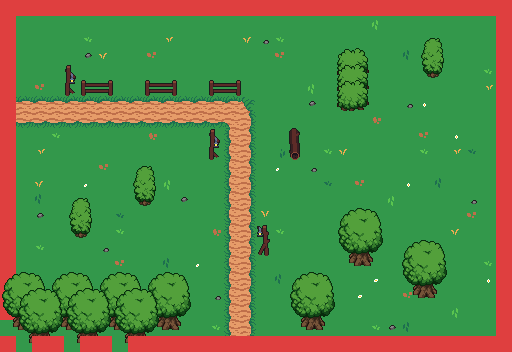

A level layout from a 2D game, rendered from its tile map. Below: a short description, then the map file with its tile-grid data intact:
An orthogonal 32x22 tile map with 16x16 px tiles, 3 tile layers (Ground, Path, Collideables), 3 tilesets.

<map version="1.10" tiledversion="1.10.1" orientation="orthogonal" renderorder="right-down" width="32" height="22" tilewidth="16" tileheight="16" infinite="0" nextlayerid="4" nextobjectid="1">
 <tileset firstgid="1" source="../test/ground.tsx" />
 <tileset firstgid="22" source="../test/collideables.tsx" />
 <tileset firstgid="33" source="../test/path.tsx" />
 <layer id="1" name="Ground" width="32" height="22">
  <data encoding="csv">
1,1,1,1,1,1,1,1,1,1,1,1,1,1,1,1,1,1,1,1,1,1,1,1,1,1,1,1,1,1,1,1,
1,1,1,1,1,1,1,1,1,1,1,1,1,1,1,1,1,1,1,1,1,1,1,5,1,1,1,1,1,1,1,1,
1,1,1,1,1,4,1,1,1,1,13,1,1,1,1,12,20,4,1,1,1,1,1,1,1,1,1,1,1,1,1,1,
1,1,1,1,1,19,12,1,1,2,1,1,1,1,1,1,1,2,1,1,1,1,1,1,1,8,1,1,1,1,1,1,
1,1,1,1,1,1,1,1,1,1,1,1,1,1,1,1,1,1,1,1,1,1,7,1,1,1,1,1,1,1,4,1,
1,1,2,1,1,1,1,1,1,1,1,1,1,1,1,1,1,1,1,5,1,1,1,1,1,1,1,1,1,1,13,1,
8,1,1,1,1,1,1,1,1,1,17,1,4,1,1,1,1,1,1,19,1,1,1,1,1,20,18,1,1,1,1,1,
1,1,1,1,1,1,1,1,1,1,1,1,1,1,1,1,1,1,1,1,1,1,1,3,1,1,1,1,1,1,1,1,
1,1,1,4,1,1,1,1,1,3,1,1,1,1,1,1,1,1,1,1,1,1,1,1,1,1,2,1,18,1,1,1,
1,1,13,1,1,1,1,1,1,1,1,1,1,1,2,19,1,9,1,1,4,12,1,1,1,1,4,1,13,7,1,1,
1,1,1,1,1,1,2,1,1,1,1,1,1,1,1,1,1,17,1,20,1,1,1,1,1,1,1,1,1,1,1,1,
1,1,12,1,1,17,1,1,1,1,5,1,1,1,4,1,1,1,1,1,7,1,2,1,1,18,1,8,1,1,1,1,
1,1,8,1,1,1,1,1,1,1,1,19,1,1,1,1,1,1,1,1,1,1,1,1,5,1,1,1,1,20,1,1,
1,1,19,1,1,1,1,7,1,1,1,1,1,1,1,1,11,1,1,1,1,1,1,1,1,1,1,1,1,2,1,1,
1,1,1,1,1,1,1,4,1,1,1,1,1,3,1,10,14,4,1,1,1,1,1,1,1,1,1,1,12,1,1,1,
1,1,4,1,1,1,20,1,1,1,1,1,1,1,7,1,1,1,1,1,1,1,1,1,1,1,1,1,1,1,1,1,
1,1,1,1,1,1,1,2,1,1,8,1,17,1,1,1,1,1,1,1,1,1,1,1,1,1,1,1,1,1,4,1,
1,1,1,1,1,1,1,1,1,1,1,1,1,1,1,1,1,8,1,1,1,1,1,16,1,1,1,1,1,1,18,1,
1,1,1,1,1,1,1,1,1,1,1,1,1,20,12,2,1,1,1,1,1,1,16,1,1,2,1,1,1,1,1,1,
1,1,1,1,1,1,1,1,1,1,1,1,1,1,1,1,1,1,1,1,1,1,1,1,1,1,1,1,5,1,1,1,
1,1,1,1,1,1,1,1,1,1,1,1,1,4,1,1,1,1,1,1,1,1,1,4,19,8,1,1,1,1,1,1,
1,1,1,1,1,1,1,1,1,1,1,1,1,1,1,1,1,1,1,1,1,1,1,1,1,1,1,1,1,1,1,1
</data>
 </layer>
 <layer id="3" name="Path" width="32" height="22">
  <data encoding="csv">
0,0,0,0,0,0,0,0,0,0,0,0,0,0,0,0,0,0,0,0,0,0,0,0,0,0,0,0,0,0,0,0,
0,0,0,0,0,0,0,0,0,0,0,0,0,0,0,0,0,0,0,0,0,0,0,0,0,0,0,0,0,0,0,0,
0,0,0,0,0,0,0,0,0,0,0,0,0,0,0,0,0,0,0,0,0,0,0,0,0,0,0,0,0,0,0,0,
0,0,0,0,0,0,0,0,0,0,0,0,0,0,0,0,0,0,0,0,0,0,0,0,0,0,0,0,0,0,0,0,
0,0,0,0,0,0,0,0,0,0,0,0,0,0,0,0,0,0,0,0,0,0,0,0,0,0,0,0,0,0,0,0,
0,0,0,0,0,0,0,0,0,0,0,0,0,0,0,0,0,0,0,0,0,0,0,0,0,0,0,0,0,0,0,0,
0,0,0,0,0,0,0,0,0,0,0,0,0,0,0,0,0,0,0,0,0,0,0,0,0,0,0,0,0,0,0,0,
34,0,34,0,34,0,34,0,34,0,34,0,34,0,35,0,0,0,0,0,0,0,0,0,0,0,0,0,0,0,0,0,
0,0,0,0,0,0,0,0,0,0,0,0,0,0,0,0,0,0,0,0,0,0,0,0,0,0,0,0,0,0,0,0,
0,0,0,0,0,0,0,0,0,0,0,0,0,0,38,0,0,0,0,0,0,0,0,0,0,0,0,0,0,0,0,0,
0,0,0,0,0,0,0,0,0,0,0,0,0,0,0,0,0,0,0,0,0,0,0,0,0,0,0,0,0,0,0,0,
0,0,0,0,0,0,0,0,0,0,0,0,0,0,38,0,0,0,0,0,0,0,0,0,0,0,0,0,0,0,0,0,
0,0,0,0,0,0,0,0,0,0,0,0,0,0,0,0,0,0,0,0,0,0,0,0,0,0,0,0,0,0,0,0,
0,0,0,0,0,0,0,0,0,0,0,0,0,0,38,0,0,0,0,0,0,0,0,0,0,0,0,0,0,0,0,0,
0,0,0,0,0,0,0,0,0,0,0,0,0,0,0,0,0,0,0,0,0,0,0,0,0,0,0,0,0,0,0,0,
0,0,0,0,0,0,0,0,0,0,0,0,0,0,38,0,0,0,0,0,0,0,0,0,0,0,0,0,0,0,0,0,
0,0,0,0,0,0,0,0,0,0,0,0,0,0,0,0,0,0,0,0,0,0,0,0,0,0,0,0,0,0,0,0,
0,0,0,0,0,0,0,0,0,0,0,0,0,0,38,0,0,0,0,0,0,0,0,0,0,0,0,0,0,0,0,0,
0,0,0,0,0,0,0,0,0,0,0,0,0,0,0,0,0,0,0,0,0,0,0,0,0,0,0,0,0,0,0,0,
0,0,0,0,0,0,0,0,0,0,0,0,0,0,38,0,0,0,0,0,0,0,0,0,0,0,0,0,0,0,0,0,
0,0,0,0,0,0,0,0,0,0,0,0,0,0,0,0,0,0,0,0,0,0,0,0,0,0,0,0,0,0,0,0,
0,0,0,0,0,0,0,0,0,0,0,0,0,0,38,0,0,0,0,0,0,0,0,0,0,0,0,0,0,0,0,0
</data>
 </layer>
 <layer id="2" name="Collideables" width="32" height="22">
  <data encoding="csv">
32,32,32,32,32,32,32,32,32,32,32,32,32,32,32,32,32,32,32,32,32,32,32,32,32,32,32,32,32,32,32,32,
32,0,0,0,0,0,0,0,0,0,0,0,0,0,0,0,0,0,0,0,0,0,0,0,0,0,0,0,0,0,0,32,
32,0,0,0,0,0,0,0,0,0,0,0,0,0,0,0,0,0,0,0,0,0,0,0,0,0,0,0,0,0,0,32,
32,0,0,0,0,0,0,0,0,0,0,0,0,0,0,0,0,0,0,0,0,0,0,0,0,0,0,0,0,0,0,32,
32,0,0,0,0,0,0,0,0,0,0,0,0,0,0,0,0,0,0,0,0,29,0,0,0,0,30,0,0,0,0,32,
32,0,0,0,25,24,0,0,0,24,0,0,0,24,0,0,0,0,0,0,0,29,0,0,0,0,0,0,0,0,0,32,
32,0,0,0,0,0,0,0,0,0,0,0,0,0,0,0,0,0,0,0,0,29,0,0,0,0,0,0,0,0,0,32,
32,0,0,0,0,0,0,0,0,0,0,0,0,0,0,0,0,0,0,0,0,0,0,0,0,0,0,0,0,0,0,32,
32,0,0,0,0,0,0,0,0,0,0,0,0,0,0,0,0,0,0,0,0,0,0,0,0,0,0,0,0,0,0,32,
32,0,0,0,0,0,0,0,0,0,0,0,0,25,0,0,0,0,28,0,0,0,0,0,0,0,0,0,0,0,0,32,
32,0,0,0,0,0,0,0,0,0,0,0,0,0,0,0,0,0,0,0,0,0,0,0,0,0,0,0,0,0,0,32,
32,0,0,0,0,0,0,0,0,0,0,0,0,0,0,0,0,0,0,0,0,0,0,0,0,0,0,0,0,0,0,32,
32,0,0,0,0,0,0,0,30,0,0,0,0,0,0,0,0,0,0,0,0,0,0,0,0,0,0,0,0,0,0,32,
32,0,0,0,0,0,0,0,0,0,0,0,0,0,0,0,0,0,0,0,0,0,0,0,0,0,0,0,0,0,0,32,
32,0,0,0,30,0,0,0,0,0,0,0,0,0,0,0,0,0,0,0,0,0,0,0,0,0,0,0,0,0,0,32,
32,0,0,0,0,0,0,0,0,0,0,0,0,0,0,0,27,0,0,0,0,0,0,0,0,0,0,0,0,0,0,32,
32,0,0,0,0,0,0,0,0,0,0,0,0,0,0,0,0,0,0,0,0,22,0,0,0,0,0,0,0,0,0,32,
32,0,0,0,0,0,0,0,0,0,0,0,0,0,0,0,0,0,0,0,0,0,0,0,0,0,0,0,0,0,0,32,
32,0,0,0,0,0,0,0,0,0,0,0,0,0,0,0,0,0,0,0,0,0,0,0,0,22,0,0,0,0,0,32,
32,0,0,0,0,0,0,0,0,0,0,0,0,0,0,0,0,0,0,0,0,0,0,0,0,0,0,0,0,0,0,32,
22,0,0,22,0,0,22,0,0,22,0,0,0,0,0,0,0,0,22,0,0,0,0,0,0,0,0,0,0,0,0,32,
32,22,32,32,22,32,32,22,32,32,32,32,32,32,32,32,32,32,32,32,32,32,32,32,32,32,32,32,32,32,32,32
</data>
 </layer>
</map>
